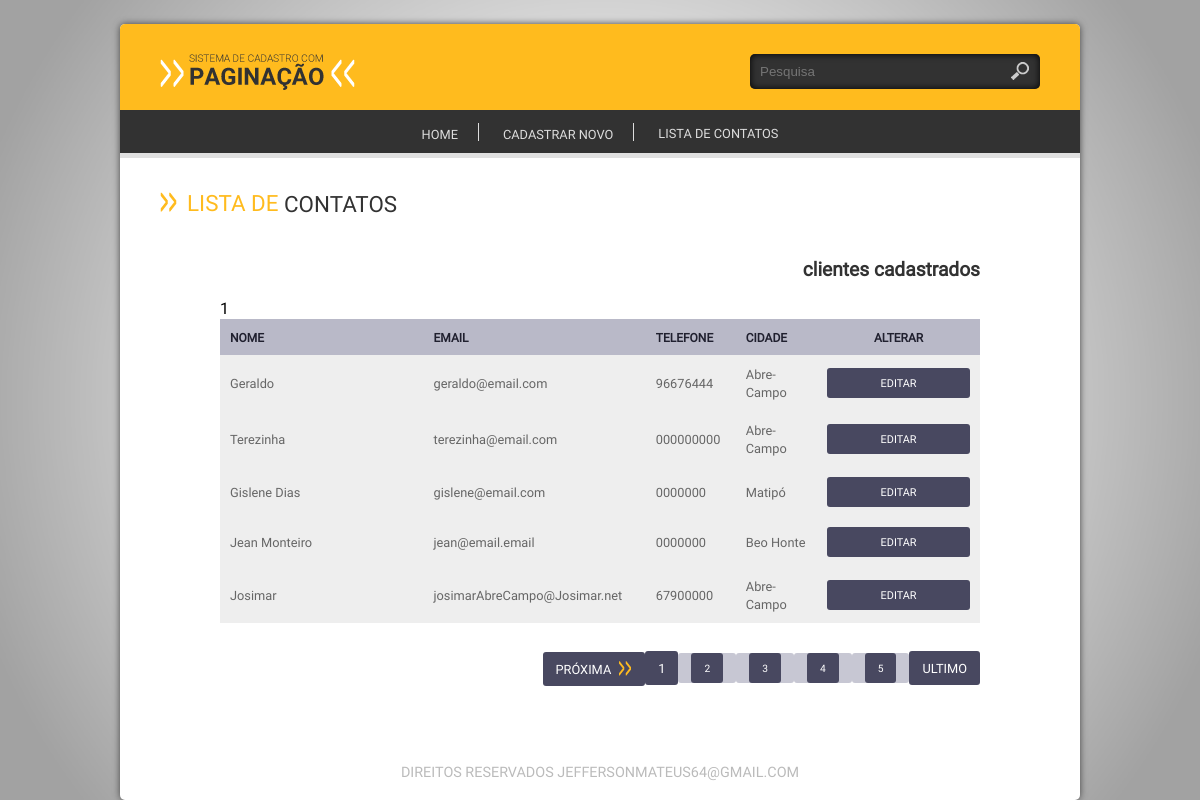
Page /index.php?link=4 on the committed database.
### tables this page shows
CREATE TABLE `cliente` (
  `id_cliente` int(11) NOT NULL,
  `cliente` varchar(2000) NOT NULL,
  `endereco` varchar(150) DEFAULT NULL,
  `bairro` varchar(100) DEFAULT NULL,
  `cidade` varchar(100) DEFAULT NULL,
  `cep` varchar(10) NOT NULL,
  `fone` varchar(15) NOT NULL,
  `email` varchar(150) NOT NULL,
  `cpf` varchar(11) NOT NULL
);

### config/crud.php (called while the page is built, shortened)
<?php
function openConection() {
    $conection = @mysqli_connect(HOST, USER, PASSWORD, DATABASE) or die(mysqli_connect_error());
    mysqli_set_charset($conection, CHARSET);
    return $conection;
}
function runsql($sql) {
    $conection = openConection();
    $qry = @mysqli_query($conection, $sql) or die(mysqli_erro($conection));
    return $qry;
}
function queryData($tabela, $condicao = NULL, $campos = "*") {
    $sql = "SELECT {$campos} FROM {$tabela} {$condicao}";
    $qry = runsql($sql);
    if (!mysqli_num_rows($qry)) {
        return FALSE;
    } else {
        while ($linha = @mysqli_fetch_array($qry)) {
            $dados[] = $linha;
        }
        return $dados;
    }
}
function selecionar($comandosql) {
    $sql = $comandosql;
    $qry = runsql($sql);
    if (!mysqli_num_rows($qry)) {
        return false;
    } else {
        while ($linha = @mysqli_fetch_array($qry)) {
            $dados[] = $linha;
        }
        return $dados;
    }
}
function allrows($sql){
    $qry = runsql($sql);
    return mysqli_num_rows($qry);
}

### lst/lst_editar.php (the view, shortened to what this page needs)
<?php
$clientes = queryData("cliente");
$pg = isset($_GET['pg']) ? $_GET['pg'] : 0;
$pesq = isset($_POST['pesq']) ? $_POST['pesq'] : NULL;
$campo = isset($_POST['campo']) ? $_POST['campo'] : NULL;
if ($pesq) {
    $sql = "SELECT * FROM `cliente` WHERE `$campo` like%$pesq%";
} else {
    $sql = "SELECT * FROM `cliente`";
}
$clientes = queryData("cliente");
$cliente = selecionar($sql);
$total = allrows($sql);
$lpp = 5;
$paginas = ceil($total / $lpp - 1);
$total_paginas = ceil($total / $lpp);
$inicio = $pg * $lpp;
?>
<div class="base-home">
    <h1 class="titulo"><span class="cor">Lista de</span> contatos</h1>
    <div class="base-lista">
        <span class="qtde"><b><?php echo $pesq ?></b> clientes cadastrados</span>
        <div class="tabela">
            <table width="100%" border="0" cellspacing="0" cellpadding="0">
                <thead>
                    <tr>
                        <th width="25%" align="left">Nome</th>
                        <th width="25%" align="left">Email</th>
                        <th width="10%" align="left">Telefone</th>
                        <th width="10%" align="left">Cidade</th>
                        <th width="20%" colspan="2" align="center">Alterar</th>
                    </tr>
                </thead>
                <?php
                if ($clientes) {
                    $clientes = selecionar($sql . " LIMIT $inicio, $lpp");
                    foreach ($clientes as $cliente) {
                        ?>
                        <tbody>
                            <tr class="cor1">
                                <td><?php echo $cliente["cliente"] ?></td>
                                <td><?php echo $cliente["email"] ?></td>
                                <td><?php echo $cliente["fone"] ?></td>
                                <td><?php echo $cliente["cidade"] ?></td>
                                <td align="center">
                                    <a href="<?php echo 'index.php?link=2&acao=Editar&id=' . $cliente['id_cliente'] ?>" class="btn">Editar</a>
                                </td>
                                <?php
                            }
                        } else {
                            echo "Nenhum valor encontrado! Isso pode acontecer por que a conexão com o banco de dados falhou"
                            . " ou simplesmente por que não existe nenhum dado cadastrado !";
                        }
                        ?>
                    </tr>
            </table>
        </div>
        <ul class="paginacao">
            <?php echo paginacao("index.php?link=4", $paginas, $total_paginas, $pg);    ?>
        </ul>
    </div>
</div>

### css/style.css (style rules this page uses)
* { margin:0; padding:0; box-sizing:border-box; -webkit-box-sizing:border-box; -moz-box-sizing:border-box; -o-box-sizing:border-box; -ms-box-sizing:border-box; vertical-align:middle; }
html, body { height:100%; background:#ddd url(../img/fundo.png) fixed no-repeat center; background-size:100%; }
body { font-size:1em; font-family: 'rregular'; }
h1, h2, h3, h4, h5 { margin:0; padding:0; text-transform:uppercase; font-weight:inherit; }
a { text-decoration:none; color:#444; }
ul ,li { list-style:none; }
.base-home { width:100%; float:left; padding:20px 40px; }
.titulo { display:block; padding:10px 0; color:#323232; font-weight:inherit; font-size:1.4em; text-transform:uppercase; }
.titulo:before { content:url(../img/ico-seta-ttl.png); padding-right:10px; }
.titulo .cor { color:#FFBB1E; position:relative; top:-3px; }
.btn { display:block; padding:10px; border-radius:3px; -webkit-border-radius:3px; -moz-border-radius:3px; -moz-border-radius:3px; -o-border-radius:3px; text-transform:uppercase; color:#fff; background:#484860; font-size:.9em; }
.base-home .base-lista { width:100%; float:left; padding:10px 60px; }
.base-home .base-lista span { color:#323232; display:block; padding:15px 0; font-weight:bold; text-align:right; font-size:1.2em; }
.base-home .base-lista .tabela table { width:100%; }
.base-home .base-lista .tabela table th { padding:10px; text-transform:uppercase; color:#20202F; background:#B9B9C8; font-size:.75em; }
.base-home .base-lista .tabela table td { padding:10px; color:#666666; font-size:.8em; }
.base-home .base-lista .tabela .cor1 { background:#EEEEEE; }
.base-home .base-lista .tabela .btn { font-size:.85em; padding:8px 10px; }
.base-home .base-lista .paginacao { width:100%; float:left; padding:30px 0; text-align:right; }

### rows in the picture
cliente: cliente "Geraldo", email "geraldo@email.com", fone "96676444", cidade "Abre-Campo"
cliente: cliente "Terezinha", email "terezinha@email.com", fone "000000000", cidade "Abre-Campo"
cliente: cliente "Gislene Dias", email "gislene@email.com", fone "0000000", cidade "Matipó"
cliente: cliente "Jean Monteiro", email "jean@email.email", fone "0000000", cidade "Beo Honte"
cliente: cliente "Josimar", email "josimarAbreCampo@Josimar.net", fone "67900000", cidade "Abre-Campo"

### other values in the picture
$aux "1"
$aux "2"
$aux "3"
$aux "4"
$aux "5"
